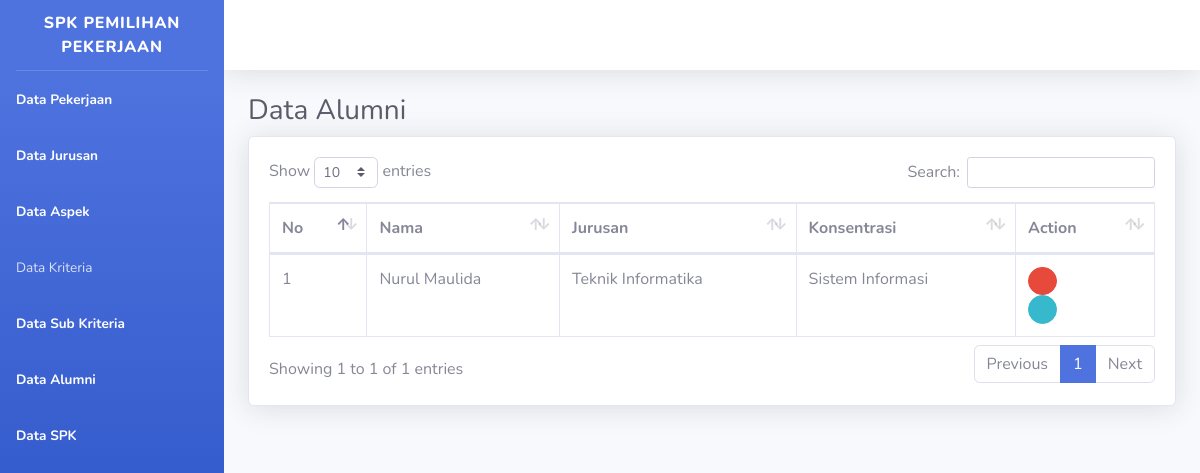
/spk.php, run on the app's committed database.
### tables this page shows
CREATE TABLE `jurusan` (
  `id` int(11) NOT NULL,
  `jurusan` varchar(20) NOT NULL
);

CREATE TABLE `user` (
  `id` int(3) NOT NULL,
  `id_jurusan` int(3) NOT NULL,
  `nama_user` varchar(40) NOT NULL
);

CREATE TABLE `konsentrasi` (
  `id` int(3) NOT NULL,
  `id_jurusan` int(3) NOT NULL,
  `nama_konsentrasi` varchar(40) NOT NULL,
  `bobot` int(3) NOT NULL
);

### spk.php (the view, shortened to what this page needs)
<!DOCTYPE html>
<html lang="en">
<head>
    <link href="vendor/fontawesome-free/css/all.min.css" rel="stylesheet" type="text/css">
    <link href="css/sb-admin-2.min.css" rel="stylesheet">
    <link href="vendor/datatables/dataTables.bootstrap4.min.css" rel="stylesheet">
</head>
<body id="page-top">
     <div id="wrapper">
        <ul class="navbar-nav bg-gradient-primary sidebar sidebar-dark accordion" id="accordionSidebar">
            <a class="sidebar-brand d-flex align-items-center justify-content-center" href="index.html">
                <div class="sidebar-brand-text mx-3">SPK Pemilihan Pekerjaan</sup></div>
            </a>
            <hr class="sidebar-divider my-0">
            <li class="nav-item active">
                <a class="nav-link" href="pekerjaan.php">
                    <span>Data Pekerjaan</span></a>
            </li>
            <li class="nav-item active">
                <a class="nav-link" href="jurusan.php">
                    <span>Data Jurusan</span></a>
            </li>
            <li class="nav-item active">
                <a class="nav-link" href="aspek.php">
                    <span>Data Aspek</span></a>
            </li>
            <li class="nav-item">
                <a class="nav-link collapsed" href="#" data-toggle="collapse" data-target="#collapseTwo"
                    aria-expanded="true" aria-controls="collapseTwo">
                    <span>Data Kriteria</span>
                </a>
            </li>
            <li class="nav-item active">
                <a class="nav-link" href="bobot.php">
                    <span>Data Sub Kriteria</span></a>
            </li>
            <li class="nav-item active">
                <a class="nav-link" href="alumni.php">
                    <span>Data Alumni</span></a>
            </li>
            <li class="nav-item active">
                <a class="nav-link" href="spk.php">
                    <span>Data SPK</span></a>
            </li>
        </ul>
        <div id="content-wrapper" class="d-flex flex-column">
            <div id="content">
                <nav class="navbar navbar-expand navbar-light bg-white topbar mb-4 static-top shadow">
                </nav>
 <div class="container-fluid">
                    <h1 class="h3 mb-2 text-gray-800">Data Alumni</h1>
                    <div class="card shadow mb-4">
                        <div class="card-body">
                            <div class="table-responsive">
                                <table class="table table-bordered" id="dataTable" width="100%" cellspacing="0">
                                    <thead>
                                        <tr>
                                            <th>No</th>
                                            <th>Nama</th>
                                            <th>Jurusan</th>
                                            <th>Konsentrasi</th>
                                            <th>Action</th>
                                        </tr>
                                    </thead>
                                    <tbody>
                                      <?php
                                      include('services\config.php');
                                      $sql="SELECT user.id, user.nama_user, konsentrasi.nama_konsentrasi, jurusan.jurusan from jurusan,konsentrasi,user,bobot_user where user.id_jurusan=jurusan.id and konsentrasi.id_jurusan=jurusan.id and bobot_user.id_konsentrasi=konsentrasi.id";
                                      $query = mysqli_query($conn, $sql);
                                      while($row = mysqli_fetch_array($query)){
                                  ?>
                                   <tr>
                                        <td></td>
                                        <td><?php echo $row['nama_user'] ?></td>
                                        <td><?php echo $row['jurusan'] ?></td>
                                        <td><?php echo $row['nama_konsentrasi'] ?></td>
                                        <td><a href="hapusspk.php?id=<?php echo $row['id'] ?>" class="btn btn-danger btn-circle btn-sm" onclick="return confirm('Anda yakin mau menghapus data ini ?')"><i class="fas fa-trash"></i></a>
                                        <form method="POST" action="detailspk.php?id=<?php echo $row['id'] ?>">
                                        <button type="submit" name="submit" class="btn btn-info btn-circle btn-sm"><i class="fas fa-info-circle"></i></button>
                                        </form>
                                        <?php
                                         }
                                        ?>
                                    </td>
                                   </tr>
                             </tbody>
                                </table>
                            </div>
                        </div>
                    </div>
                </div>
            </div>
        </div>
    </div>
</body>
</html>

### spk.php (style rules this page uses)
table tr { counter-increment: row-num; }
table tr td:first-child::before { content: counter(row-num) " "; }

### data on the page
jurusan: user.nama_user "Nurul Maulida", jurusan "Teknik Informatika", konsentrasi.nama_konsentrasi "Sistem Informasi"
